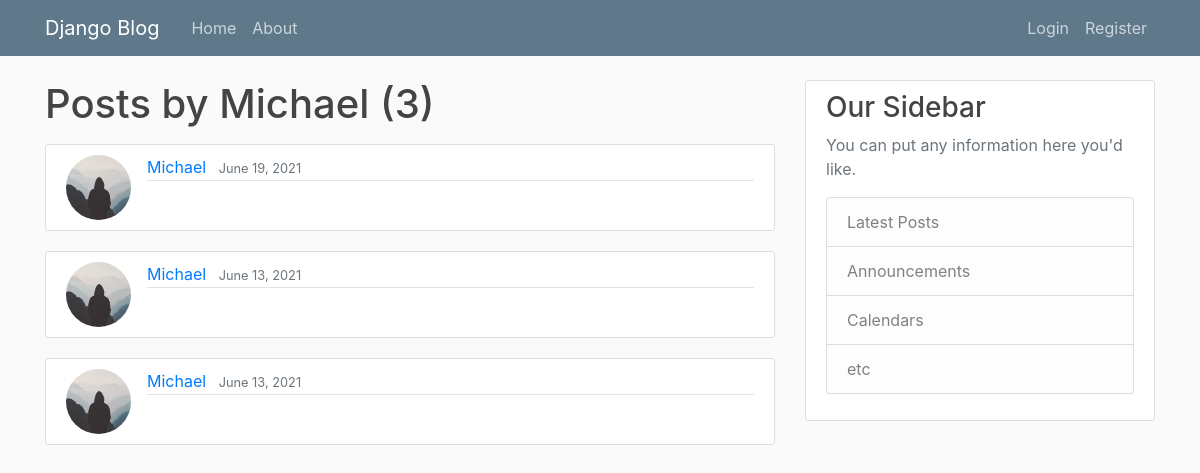
The page /user/Michael on the database its author committed.
### app/models.py (models this page shows, shortened)
class Post(models.Model):
    api = models.CharField(max_length=100)
    name = models.CharField(max_length=100, default = "default name")
    name_id = models.CharField(max_length=100, default = "default name_id")
    first_message = models.CharField(max_length=100, default = "hello my friend")
    date_posted = models.DateTimeField(default=timezone.now)
    author = models.ForeignKey(User, on_delete=models.CASCADE)
    running = models.BooleanField(default = False)
    message_pairs = JSONField(default=list)
    objects = PostManager()

### users/models.py (models this page shows, shortened)
class Profile(models.Model):
    user = models.OneToOneField(User, on_delete=models.CASCADE)
    image = models.ImageField(default='default.jpg', upload_to='profile_pics')

### app/views.py (the view)
# urls.py: path('user/<str:username>', UserPostListView.as_view(), name = 'user-posts'),
class UserPostListView(ListView):
    model = Post
    template_name = 'app/user_posts.html'
    context_object_name = 'posts'
    paginate_by = 5
    def get_queryset(self):
        user = get_object_or_404(User, username = self.kwargs.get('username'))
        return Post.objects.filter(author = user).order_by('-date_posted')

### app/templates/app/user_posts.html (shortened to what this page needs)
{% extends "app/base.html"%}
{% block content %}
    <h1 class="mb-3">Posts by {{ view.kwargs.username }} ({{ page_obj.paginator.count }})</h1>
  {% for post in posts %}
    <article class="media content-section">
    <img class ="rounded-circle article-img" src="{{ post.author.profile.image.url }}">
    <div class="media-body">
        <div class="article-metadata">
        <a class="mr-2" href="{% url 'user-posts' post.author.username %}">{{ post.author }}</a>
        <small class="text-muted">{{ post.date_posted|date:"F d, Y" }}</small>
        </div>
    </div>
</article>
  {% endfor %}
{% endblock content %}

### app/static/app/main.css (style rules this page uses)
body { background: #fafafa; color: #333333; margin-top: 5rem; }
h1, h2, h3, h4, h5, h6 { color: #444444; }
.content-section { background: #ffffff; padding: 10px 20px; border: 1px solid #dddddd; border-radius: 3px; margin-bottom: 20px; }
.article-img { height: 65px; width: 65px; margin-right: 16px; }
.article-metadata { padding-bottom: 1px; margin-bottom: 4px; border-bottom: 1px solid #e3e3e3 }

### rows shown on the page
Post: author.profile.image (placeholder picture), author "Michael", date_posted "June 19, 2021"
Post: author.profile.image (placeholder picture), author "Michael", date_posted "June 13, 2021"
Post: author.profile.image (placeholder picture), author "Michael", date_posted "June 13, 2021"

### other values the page prints
{{ view.kwargs.username }} "Michael"
{{ page_obj.paginator.count }} "3"
